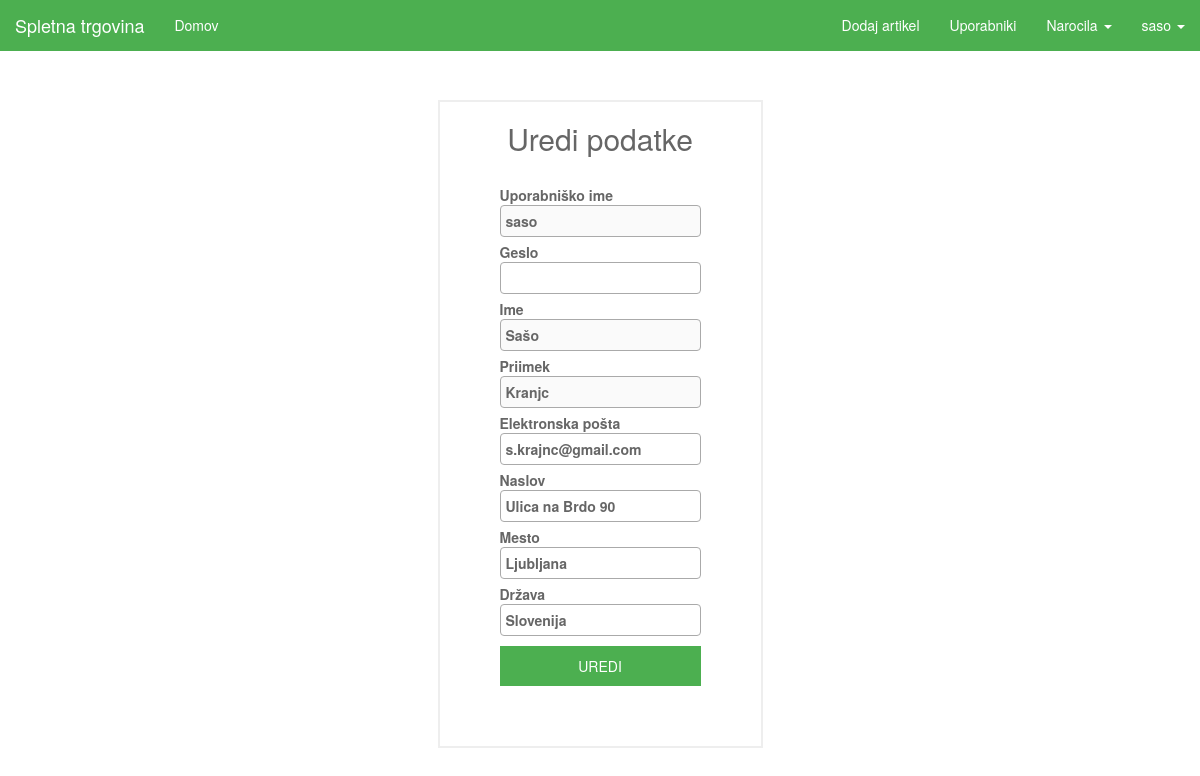
The app's page /seller/saso/edit (signed in) with its own data.
### tables this page shows
CREATE TABLE `sellers` (
  `id_seller` int(11) NOT NULL AUTO_INCREMENT,
  `first_name` varchar(45) DEFAULT NULL,
  `last_name` varchar(45) DEFAULT NULL,
  `username` varchar(45) DEFAULT NULL,
  `password` longtext,
  `email` varchar(45) DEFAULT NULL,
  `address` varchar(45) DEFAULT NULL,
  `city` varchar(45) DEFAULT NULL,
  `country` varchar(45) DEFAULT NULL,
  `active_seller` int(11) NOT NULL,
  PRIMARY KEY (`id_seller`),
  UNIQUE KEY `email_UNIQUE` (`email`),
  UNIQUE KEY `username_UNIQUE` (`username`)
);

### View.php (called while the page is built, shortened)
<?php
class View {
    public static function render($file, $variables = array(), $extract) {
        include($file);
        return ob_get_clean();
    }
}

### sql/DBSellers.php (called while the page is built, shortened)
<?php
class DBSellers {
    public static function getSellerInfo($id) {
        $db = InitDB::getInstance();
        $stmt = $db->prepare("SELECT * FROM sellers WHERE "
            . "id_seller = ?");
        $stmt->bindValue(1, $id);
        $stmt->execute();
        return $stmt->fetch();
    }
}

### view/seller/edit_seller.php (the view, shortened to what this page needs)
<!DOCTYPE html>
<html>
<head>
    <?php
    include "view/partials/head.php";
    ?>
</head>
<body>
<?php include "view/partials/navigation_seller.php"; ?>
<div class="container">
    <div class="wrapper">
        <div class="row active-with-click text-center">
            <form class="login_form" method="post" action="<?php echo SELLER_URL.$variables['username']."/edit" ?>">
                <h2>Uredi podatke</h2><br>
                <label class="align-left">Uporabniško ime<br><input class="input-modern" type="text" disabled value="<?php echo $variables['username'] ?>" ></label><br>
                <label class="align-left">Geslo<br><input class="input-modern" type="password" name="password" value="" ></label><br>
                <label class="align-left">Ime<br><input class="input-modern" type="text" disabled value="<?php echo $variables['first_name'] ?>" ></label><br>
                <label class="align-left">Priimek<br><input class="input-modern" type="text" disabled value="<?php echo $variables['last_name'] ?>" ></label><br>
                <label class="align-left">Elektronska pošta<br><input class="input-modern" type="email" name="email" value="<?php echo $variables['email'] ?>" ></label><br>
                <label class="align-left">Naslov<br><input class="input-modern" type="text" name="address" value="<?php echo $variables['address'] ?>" ></label><br>
                <label class="align-left">Mesto<br><input class="input-modern" type="text" name="city" value="<?php echo $variables['city'] ?>" ></label><br>
                <label class="align-left">Država<br><input class="input-modern" type="text" name="country" value="<?php echo $variables['country'] ?>" ></label><br>
                <button class="btn-block btn-modern seller_btn top_margin_5px" type="submit">UREDI</button>
            </form>
        </div>
    </div>
</div>
</body>
</html>

### index.php (shortened to what this page needs)
<?php
$path = isset($_SERVER["PATH_INFO"]) ? trim($_SERVER["PATH_INFO"], "/") : "";
$urls = [
    "/^$/" => function () {
        Controller::index();
    },
    "/login$/" => function($method) {
        if ($method == "POST") {
            Controller::login();
        } else {
            Controller::login_page();
        }
    },
    "/logout$/" => function() {
        Controller::logout();
    },
    "/register$/" => function($method) {
        if ($method == "POST") {
            Controller::register();
        } else {
            Controller::login_page();
        }
    },
    "/^register\/activate.*/" => function($method, $id = null, $token = null) {
        $id = $_GET['user'];
        $token = $_GET['token'];
        Controller::activation($id, $token);
    },
    "/^article\/(\d+)$/" => function($method, $id = null) {
        Controller::details_page($id);
    },
    "/search.*/" => function($method) {
        Controller::search();
    },
    "/add-to-cart$/" => function () {
        Controller::addToCart();
    },
    "/remove-cart$/" => function () {
        Controller::removeFromCart();
    },
    "/update-cart$/" => function () {
        Controller::updateCart();
    },
    "/purge-cart$/" => function () {
        Controller::purgeCart();
    },
    "/cart-confirm$/" => function($method) {
        Controller::cartConfirm();
    },
    "/cart$/" => function($method) {
        Controller::cart();
    },
    "/checkout$/" => function($method) {
        Controller::checkout();
    },
    "/^article\/rate$/" => function($method, $id = null) {
        Controller::rate();
    },
    "/wip/" => function() {
        Controller::wip();
    },
    "/^user\/(\w+)\/edit$/" => function($method, $username) {
        if (isset($_SESSION['user']) && ($_SESSION['user'] == $username)) {
            if ($method == "POST") {
                Controller::edit_user($_SESSION['id']);
            } else {
                Controller::edit_user_page($_SESSION['id']);
            }
        }
        else {
            View::redirect(BASE_URL);
        }
    },
    "/^user\/(\w+)\/orders\/info$/" => function($method) {
        Controller::order_details($method);
    },
    "/^user\/(\w+)\/orders$/" => function($method, $username) {
        if (isset($_SESSION['user']) && ($_SESSION['user'] == $username)) {
            Controller::user_orders($_SESSION['id']);
        }
        else {
            View::redirect(BASE_URL);
        }
    },
    "/api\/articles$/" => function() {
        APIController::index();
    },
    "/api\/article\/(\d+)$/" => function($method, $id = null) {
        APIController::get_article($id);
    },
    "/^admin$/" => function($method) {
        if ($method == "POST") {
            AdminController::login();
        } else {
            AdminController::login_page();
        }
    },
    "/^admin\/edit$/" => function($method, $id = null) {
        if ($method == "POST") {
            AdminController::edit_admin($id);
        } else {
            AdminController::edit_admin_page($id);
        }
    },
    "/^admin\/edit\/(\d+)$/" => function($method, $id = null) {
        if ($method == "POST") {
            AdminController::edit_seller($id);
        } else {
            AdminController::edit_seller_page($id);
        }
    },
    "/^admin\/add$/" => function($method) {
        if ($method == "POST") {
            AdminController::add_seller();
        } else {
            AdminController::add_seller_page();
        }
    },
    "/^seller$/" => function() {
        SellerController::index();
    },
    "/^seller\/(\w+)\/edit$/" => function($method, $username) {
        if (isset($_SESSION['seller']) && ($_SESSION['seller'] == $username)) {
            if ($method == "POST") {
                SellerController::edit_seller($_SESSION['id']);
            } else {
                SellerController::edit_seller_page($_SESSION['id']);
            }
        }
        else {
            View::redirect(BASE_URL);
        }
    },
    "/^seller\/edit\/(\d+)$/" => function($method, $id = null) {
        if ($method == "POST") {
            SellerController::edit_article($id);
        } else {
            SellerController::edit_article_page($id);
        }
    },
    "/^seller\/delete\/(\d+)$/" => function($method, $id = null) {
        SellerController::delete_article($id);
    },
    "/^seller\/add$/" => function($method) {
        if ($method == "POST") {
            SellerController::add_article();
        } else {
            SellerController::add_article_page();
        }
    },
    "/^seller\/unprocessed-orders$/" => function($method) {
        SellerController::unprocessed_orders();
    },
    "/^seller\/unprocessed-orders\/confirm$/" => function($method) {
        SellerController::confirm_order($method);
    },
    "/^seller\/unprocessed-orders\/cancel$/" => function($method) {
        SellerController::cancel_order($method);
    },
    "/^seller\/all-orders\/storno$/" => function($method) {
        SellerController::storno_order($method);
    },
    "/^seller\/unprocessed-orders\/info$/" => function($method) {
        SellerController::unprocessed_order_details($method);
    },
    "/^seller\/all-orders\/info$/" => function($method) {
        SellerController::order_details($method);
    },
    "/^seller\/all-orders$/" => function($method) {
        SellerController::all_orders();
    },
    "/^seller\/all-users$/" => function($method) {
        SellerController::all_users();
    },
    "/^seller\/all-users\/edit\/(\d+)$/" => function($method, $id = null) {
        if ($method == "POST") {
            SellerController::edit_user($id);
        } else {
            SellerController::edit_user_page($id);
        }
    },
    "/^seller\/all-users\/add$/" => function($method, $id = null) {
        if ($method == "POST") {
            SellerController::add_user();
        } else {
            SellerController::add_user_page();
        }
    },
];
foreach ($urls as $pattern => $controller) {
    if (preg_match($pattern, $path, $params)) {
        try {
            $params[0] = $_SERVER["REQUEST_METHOD"];
            $controller(...$params);
        } catch (InvalidArgumentException $e) {
            View::error404();
        } catch (Exception $e) {
            View::displayError($e, true);
        }
        exit();
    }
}

### static/css/style.css (style rules this page uses)
html { height: 100%; overflow: -moz-scrollbars-vertical; overflow-y: scroll; }
body { padding-top: 50px; overflow-y: visible; }
.container { display: flex; min-height: 90vh; flex-direction: column; }
.wrapper { padding: 5%; padding-top: 50px; }
.align-left { text-align: left; }
.input-modern { width: 201px; padding: 5px; border-radius: 4px; border: 1px solid #aaa; transition: ease border 0.35s; }
.top_margin_5px { margin-top: 5px; }
.btn-modern { background-color: #607d8b; border: none; color: #fff; height: 40px; width: 201px; transition: ease all 0.35s; white-space: nowrap; }
.login_form { display: inline-block; padding: 0 60px 60px; border: 2px solid #eee; color: #666; }
.seller_btn { background-color: #4caf50; }

### records on screen
sellers: username "saso", first_name "Sašo", last_name "Kranjc", email "s.krajnc@gmail.com", address "Ulica na Brdo 90", city "Ljubljana", country "Slovenija"
